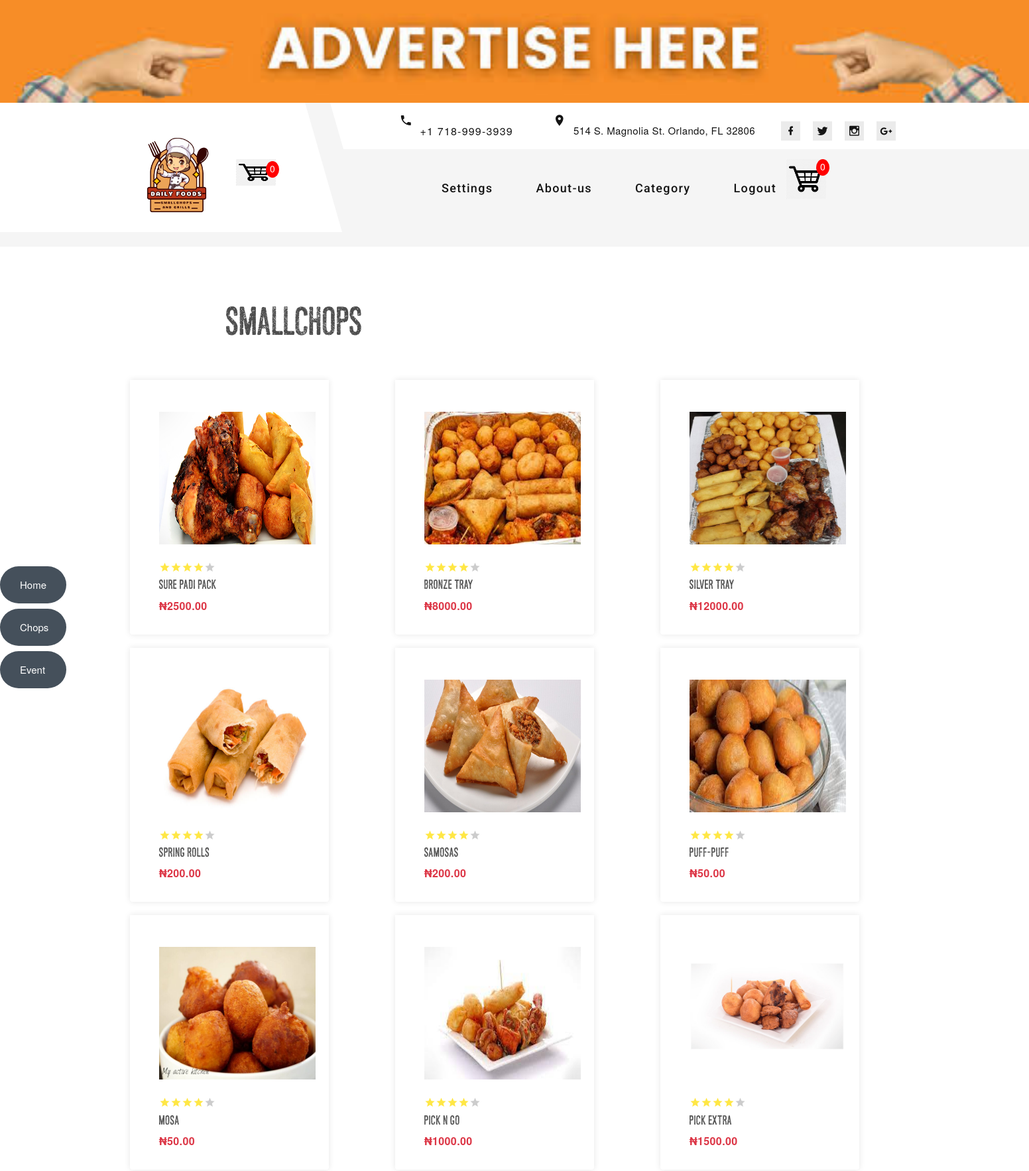
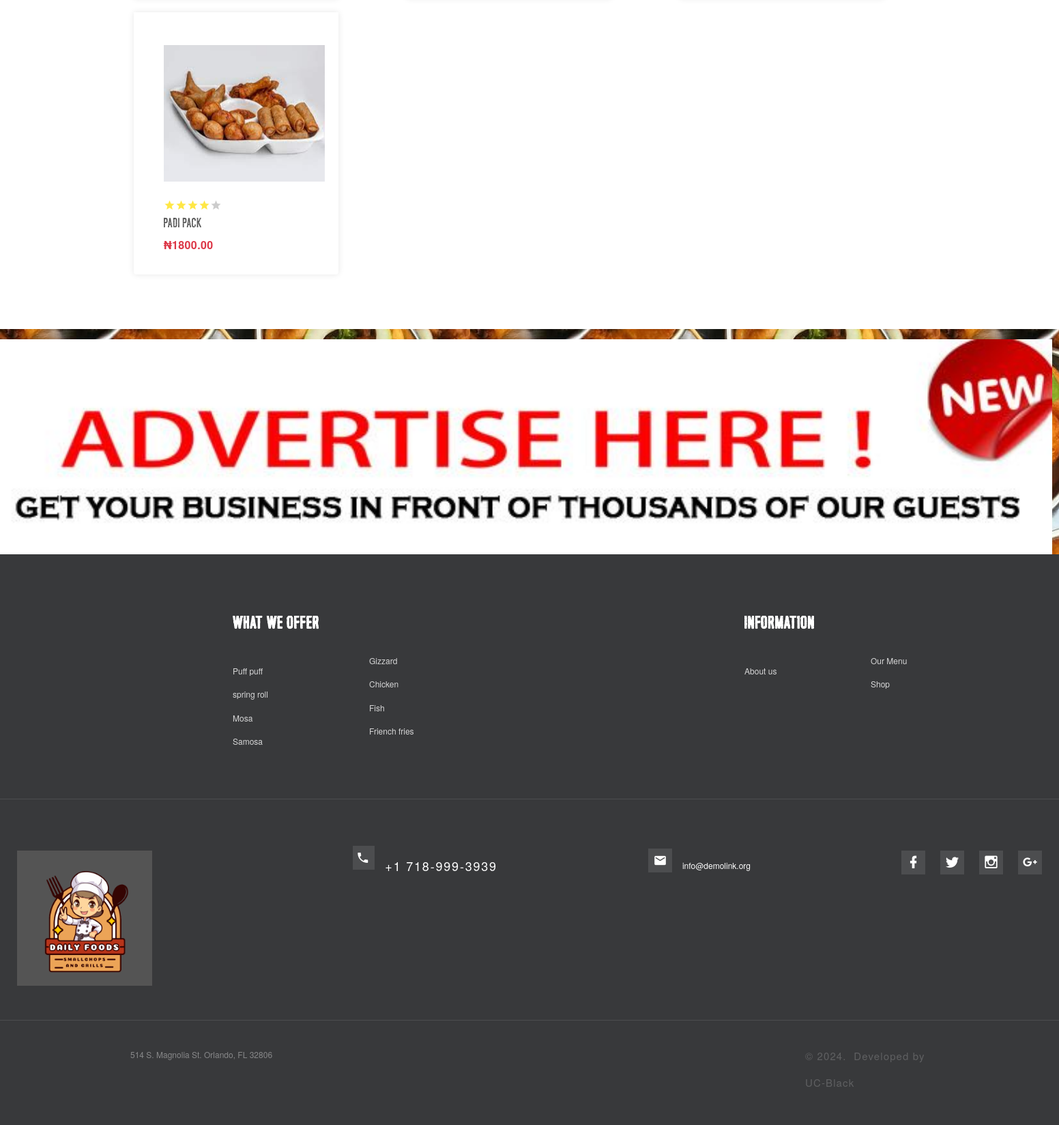
The page /category/Smallchops/ (signed in) on the database its author committed (2 pictures, top to bottom).
### smallchop/models.py (models this page shows, shortened)
class Category(models.Model):
    name = models.CharField(max_length=200, null=True )

class Product(models.Model):
    name = models.CharField(max_length=200, null=True)
    price = models.DecimalField(max_digits=7, decimal_places=2)
    description = models.TextField( max_length=500, null=True)
    reviews = models.ManyToManyField('smallchop.Review', blank=True, related_name="product_reviews")
    date_created = models.DateTimeField(auto_now_add=True, null=True)
    category = models.ManyToManyField(Category, related_name='products')
    image = models.ImageField( upload_to="images/products", null=True, blank=True)
    @property
    def imageURL(self):
        try:
            url = self.image.url
        except:
            url = ''
        return url

### smallchop/decorators.py (the view)
        def wrapper_func(request, *args, **kwargs):
            group = None
            if request.user.groups.exists():
                group = request.user.groups.all()[0].name
            if group in allowed_roles:
              return view_func(request, *args, **kwargs)
            else:
                return HttpResponse('you are not allowed to view this page')

### smallchop/models.py (called while the page is built)
    @property
    def get_cart_items(self):
        orderitems = self.orderitem_set.all()
        total = sum([item.quantity for item in orderitems])
        return total

### smallchop/utils.py (called while the page is built)
def cartData(request):
    items = []
    order = {'get_cart_total': 0, 'get_cart_items': 0, 'shipping': False}
    cartItems = order['get_cart_items']
    if request.user.is_authenticated:
        customer = request.user.customer
        order, created = Order.objects.get_or_create(customer=customer, complete=False)
        items = order.orderitem_set.all()
        cartItems = order.get_cart_items
    return {'items': items, 'order': order, 'cartItems': cartItems}

### smallchop/views.py (called while the page is built)
@login_required(login_url='login')
@allowed_users(allowed_roles=['customer'])
def product_category(request, category):
    data = cartData(request)
    cartItems = data['cartItems']
    items = data['items']
    categories = Category.objects.all()
    products = Product.objects.filter(
        category__name__contains=category
    )
    context = {
        "Category": category,
        "products": products,
        'categories': categories,
        'cartItems': cartItems,
        'items': items,
    }
    return render(request, "chops/products_category.html", context)

### templates/chops/products_category.html (shortened to what this page needs)
{% extends "chops/base.html" %}
{% block content %}
<section class="section section-lg bg-default">
    <div class="container">
      <h3 class="oh-desktop">{{ Category }}</h3>
      <div class="row row-lg row-30">
        <div class="col-sm-6 col-g-4 col-xl-3">
          {% for product in products %}
          <article class="product wow fadeInLeft" data-wow-delay=".15s">
            <div class="product-figure" ><img class="img_products" src="{{product.imageURL}}" alt="product_image" width="300" height="300"/>
            </div>
            <div class="product-rating"><span class="mdi mdi-star"></span><span class="mdi mdi-star"></span><span class="mdi mdi-star"></span><span class="mdi mdi-star"></span><span class="mdi mdi-star text-gray-13"></span>
            </div>
            <h6 class="product-title">{{product.name}}</h6>
            <div class="product-price-wrap">
              <div class="product-price">₦{{product.price|floatformat:2}}</div>
            </div>
            <div class="product-button">
            </div>
          </article>
          {% endfor %}
        </div>
       </div>
    </div>
  </section>
  {% endblock %}

### static/css/main.css (style rules this page uses)
h1,h2,h3,h4,h5,h6 { color:hsl(0, 0%, 30%); }
.product { margin-left: 20px; margin-bottom: 20px; border-radius: 0 0 4px 4px; }

### rows shown on the page
Category: name "Smallchops"
Product: imageURL (picture), name "Sure Padi pack", price "2500.00"
Product: imageURL (picture), name "Bronze Tray", price "8000.00"
Product: imageURL (picture), name "Silver Tray", price "12000.00"
Product: imageURL (picture), name "Spring rolls", price "200.00"
Product: imageURL (picture), name "Samosas", price "200.00"
Product: imageURL (picture), name "Puff-Puff", price "50.00"
Product: imageURL (picture), name "Mosa", price "50.00"
Product: imageURL (picture), name "Pick n Go", price "1000.00"
Product: imageURL (picture), name "Pick Extra", price "1500.00"
Product: imageURL (picture), name "Padi pack", price "1800.00"

### other values the page prints
{{ cartItems }} "0"
